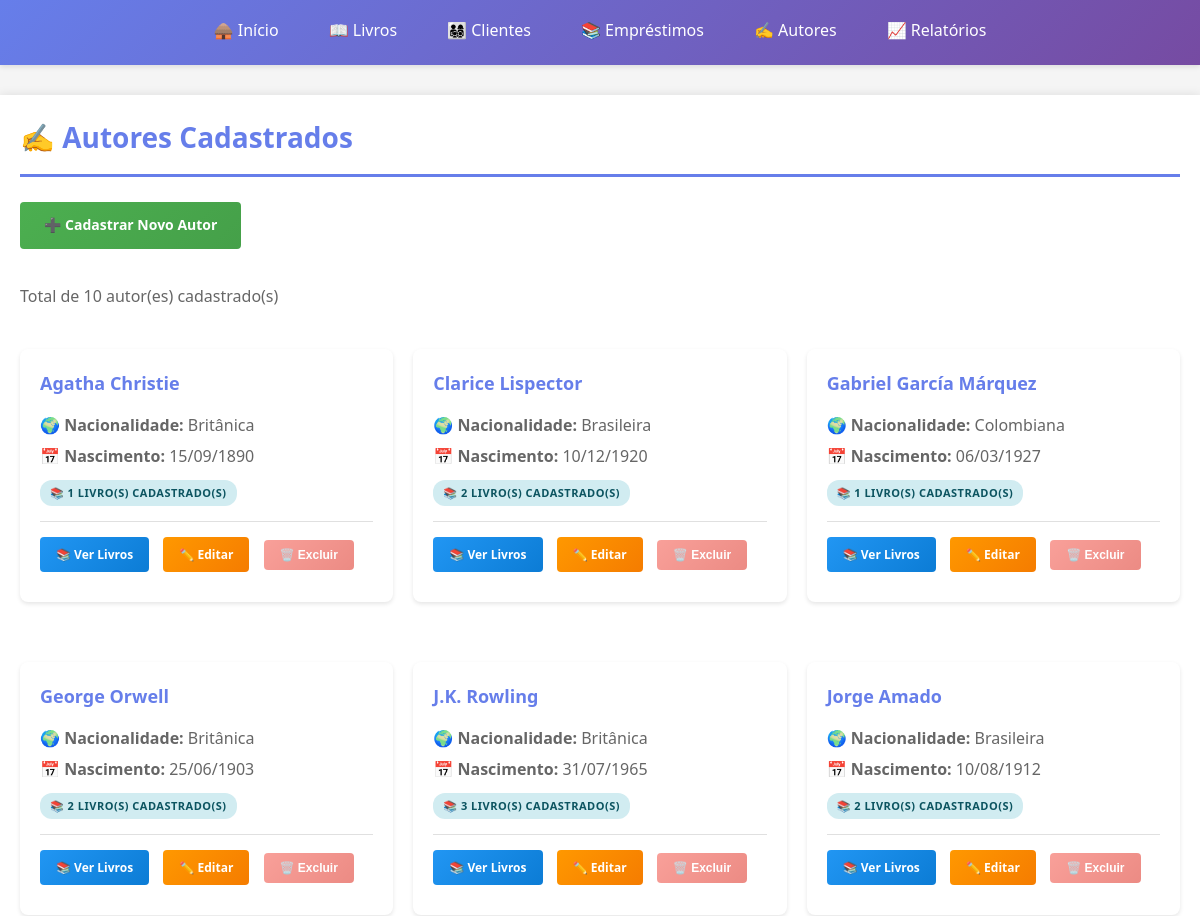
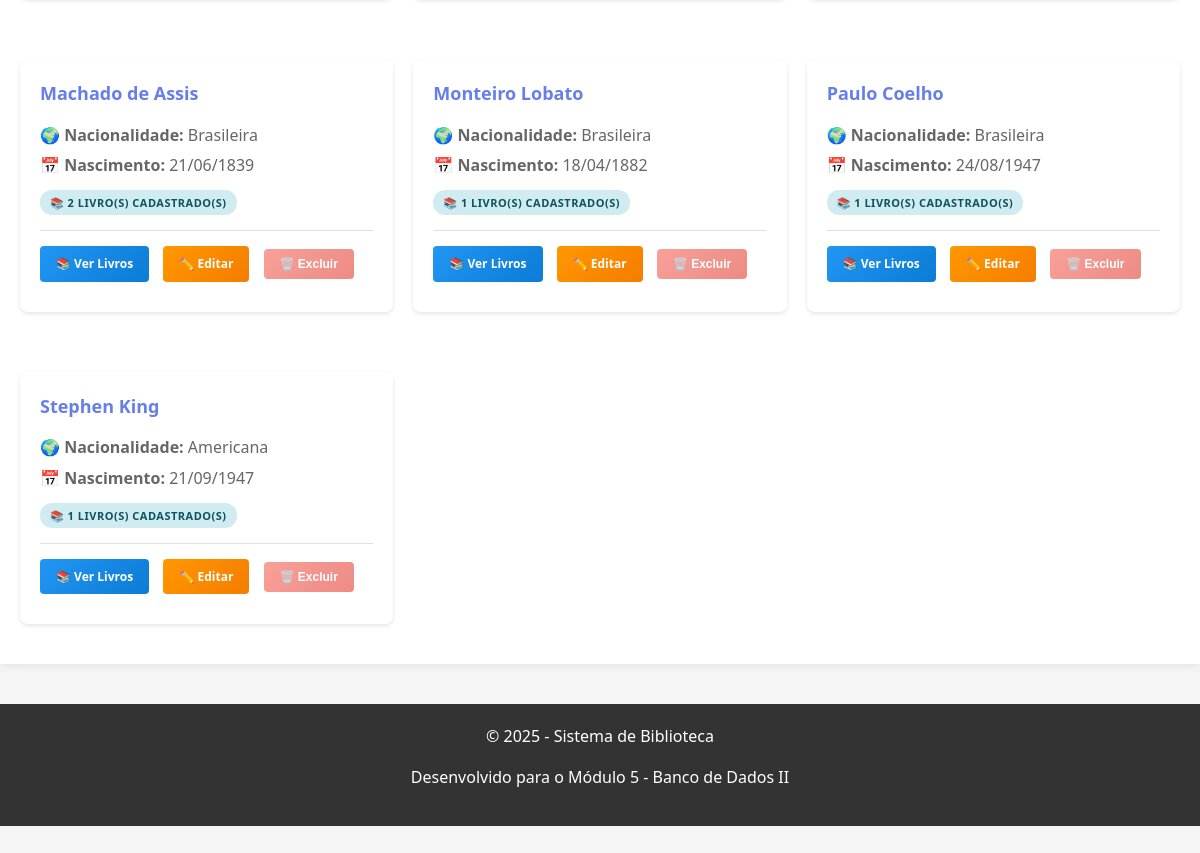
Screenshot of /autores.php with the database file from the repository (2 pictures, top to bottom).
### tables this page shows
CREATE TABLE `autores` (
  `id` int(11) NOT NULL,
  `nome` varchar(150) NOT NULL,
  `nacionalidade` varchar(50) DEFAULT NULL,
  `data_nascimento` date DEFAULT NULL,
  `biografia` text DEFAULT NULL,
  `created_at` timestamp NOT NULL DEFAULT current_timestamp(),
  `updated_at` timestamp NOT NULL DEFAULT current_timestamp() ON UPDATE current_timestamp()
);

### includes/funcoes.php (called while the page is built, shortened)
<?php
function formatarData($data) {
    return date('d/m/Y', strtotime($data));
}

### autores.php (the view, shortened to what this page needs)
<?php
require_once 'includes/funcoes.php';
require_once 'includes/header.php';
$db = Database::getInstance();
$pdo = $db->getConnection();
try {
    $sql = "
        SELECT
            a.*,
            COUNT(l.id) AS total_livros
        FROM autores a
        LEFT JOIN livros l ON a.id = l.autor_id
        GROUP BY a.id
        ORDER BY a.nome
    ";
    $stmt = $pdo->query($sql);
    $autores = $stmt->fetchAll();
?>
    <h1>✍️ Autores Cadastrados</h1>
    <div style="margin-bottom: 25px;">
        <a href="autor_novo.php" class="btn btn-success">
            ➕ Cadastrar Novo Autor
        </a>
    </div>
    <?php if (count($autores) > 0): ?>
        <p style="color: #666; margin: 20px 0;">
            Total de <?= count($autores) ?> autor(es) cadastrado(s)
        </p>
        <div style="display: grid; grid-template-columns: repeat(auto-fill, minmax(350px, 1fr)); gap: 20px;">
            <?php foreach ($autores as $autor): ?>
                <div class="card">
                    <h3 style="margin: 0 0 15px 0; color: #667eea;">
                        <?= htmlspecialchars($autor['nome']) ?>
                    </h3>
                    <?php if ($autor['nacionalidade']): ?>
                        <p style="color: #666; margin: 5px 0;">
                            <strong>🌍 Nacionalidade:</strong>
                            <?= htmlspecialchars($autor['nacionalidade']) ?>
                        </p>
                    <?php endif; ?>
                    <?php if ($autor['data_nascimento']): ?>
                        <p style="color: #666; margin: 5px 0;">
                            <strong>📅 Nascimento:</strong>
                            <?= formatarData($autor['data_nascimento']) ?>
                        </p>
                    <?php endif; ?>
                    <p style="margin: 10px 0;">
                        <span class="badge badge-info">
                            📚 <?= $autor['total_livros'] ?> livro(s) cadastrado(s)
                        </span>
                    </p>
                    <div style="margin-top: 15px; padding-top: 15px; border-top: 1px solid #e0e0e0;">
                        <a href="autor_livros.php?id=<?= $autor['id'] ?>"
                           class="btn btn-info btn-small">
                            📚 Ver Livros
                        </a>
                        <a href="autor_editar.php?id=<?= $autor['id'] ?>"
                           class="btn btn-warning btn-small">
                            ✏️ Editar
                        </a>
                        <?php if ($autor['total_livros'] == 0): ?>
                            <a href="autor_excluir.php?id=<?= $autor['id'] ?>"
                               class="btn btn-danger btn-small confirm-delete">
                                🗑️ Excluir
                            </a>
                        <?php else: ?>
                            <button
                                class="btn btn-danger btn-small"
                                disabled
                                title="Não é possível excluir autor com livros cadastrados"
                                style="opacity: 0.5; cursor: not-allowed;">
                                🗑️ Excluir
                            </button>
                        <?php endif; ?>
                    </div>
                </div>
            <?php endforeach; ?>
        </div>
    <?php endif; ?>
<?php
} catch (PDOException $e) {
    exibirMensagem('erro', 'Erro ao carregar autores: ' . $e->getMessage());
}
require_once 'includes/footer.php';
?>

### includes/header.php (style rules this page uses)
* { margin: 0; padding: 0; box-sizing: border-box; }
body { font-family: 'Segoe UI', Tahoma, Geneva, Verdana, sans-serif; background-color: #f5f5f5; color: #333; line-height: 1.6; padding-bottom: 60px; }
h1 { color: #667eea; margin-bottom: 25px; padding-bottom: 15px; border-bottom: 3px solid #667eea; font-size: 28px; }
h3 { color: #555; margin: 20px 0 10px 0; font-size: 18px; }
p { margin-bottom: 15px; }
.btn { display: inline-block; padding: 12px 24px; background: linear-gradient(135deg, #667eea 0%, #764ba2 100%); color: white; text-decoration: none; border: none; border-radius: 4px; cursor: pointer; font-size: 14px; font-weight: 600; transition: all 0.3s ease; margin-right: 10px; margin-bottom: 10px; }
.btn-success { background: linear-gradient(135deg, #4CAF50 0%, #45a049 100%); }
.btn-danger { background: linear-gradient(135deg, #f44336 0%, #da190b 100%); }
.btn-warning { background: linear-gradient(135deg, #ff9800 0%, #f57c00 100%); }
.btn-info { background: linear-gradient(135deg, #2196F3 0%, #0c7cd5 100%); }
.btn-small { padding: 8px 16px; font-size: 12px; }
.badge { display: inline-block; padding: 4px 10px; border-radius: 12px; font-size: 11px; font-weight: 600; text-transform: uppercase; letter-spacing: 0.5px; }
.badge-info { background-color: #d1ecf1; color: #0c5460; }
.card { background-color: white; border-radius: 8px; box-shadow: 0 2px 4px rgba(0,0,0,0.1); padding: 20px; margin: 20px 0; }

### rows the page displays
autores: nome "Agatha Christie", nacionalidade "Britânica", data_nascimento "15/09/1890", total_livros "1"
autores: nome "Clarice Lispector", nacionalidade "Brasileira", data_nascimento "10/12/1920", total_livros "2"
autores: nome "Gabriel García Márquez", nacionalidade "Colombiana", data_nascimento "06/03/1927", total_livros "1"
autores: nome "George Orwell", nacionalidade "Britânica", data_nascimento "25/06/1903", total_livros "2"
autores: nome "J.K. Rowling", nacionalidade "Britânica", data_nascimento "31/07/1965", total_livros "3"
autores: nome "Jorge Amado", nacionalidade "Brasileira", data_nascimento "10/08/1912", total_livros "2"
autores: nome "Machado de Assis", nacionalidade "Brasileira", data_nascimento "21/06/1839", total_livros "2"
autores: nome "Monteiro Lobato", nacionalidade "Brasileira", data_nascimento "18/04/1882", total_livros "1"
autores: nome "Paulo Coelho", nacionalidade "Brasileira", data_nascimento "24/08/1947", total_livros "1"
autores: nome "Stephen King", nacionalidade "Americana", data_nascimento "21/09/1947", total_livros "1"

### other values shown
count($autores) "10"
